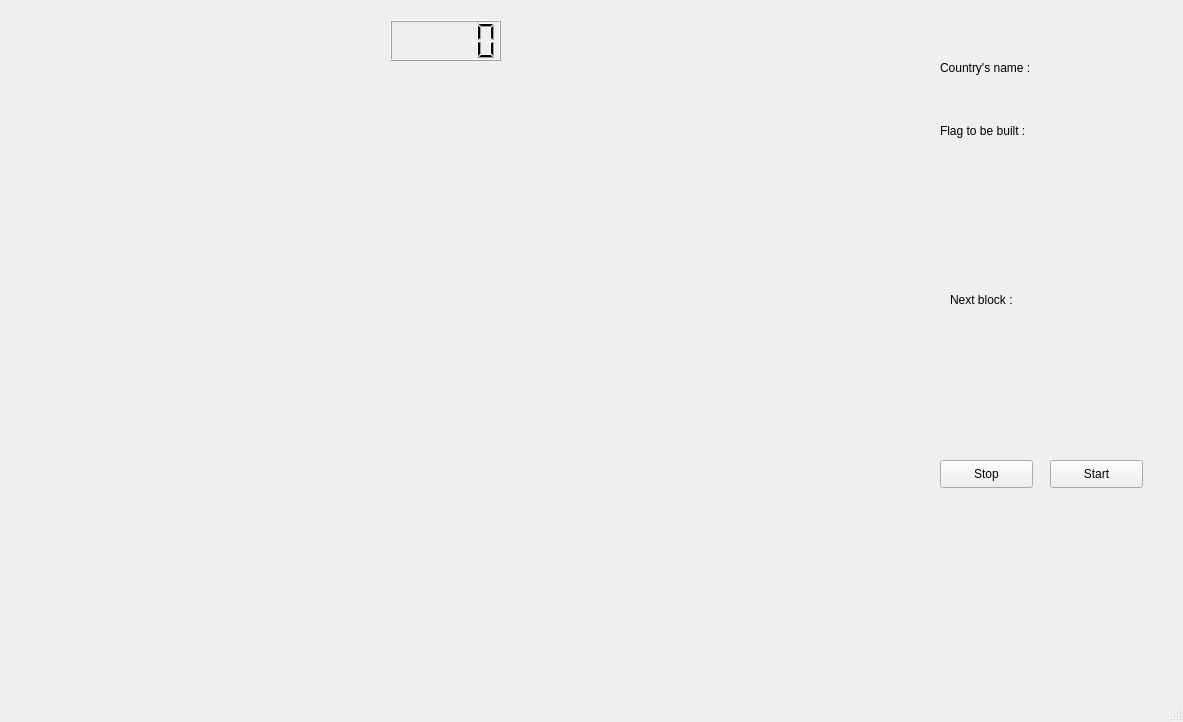
<?xml version="1.0" encoding="UTF-8"?>
<ui version="4.0">
 <class>MainWindow</class>
 <widget class="QMainWindow" name="MainWindow">
  <property name="geometry">
   <rect>
    <x>0</x>
    <y>0</y>
    <width>1183</width>
    <height>722</height>
   </rect>
  </property>
  <property name="windowTitle">
   <string>MainWindow</string>
  </property>
  <widget class="QWidget" name="centralwidget">
   <widget class="QPushButton" name="StartButton">
    <property name="geometry">
     <rect>
      <x>1050</x>
      <y>460</y>
      <width>93</width>
      <height>28</height>
     </rect>
    </property>
    <property name="text">
     <string>Start</string>
    </property>
   </widget>
   <widget class="QPushButton" name="StopButton">
    <property name="geometry">
     <rect>
      <x>940</x>
      <y>460</y>
      <width>93</width>
      <height>28</height>
     </rect>
    </property>
    <property name="text">
     <string>Stop</string>
    </property>
   </widget>
   <widget class="QLabel" name="FlagLabel">
    <property name="geometry">
     <rect>
      <x>940</x>
      <y>120</y>
      <width>171</width>
      <height>21</height>
     </rect>
    </property>
    <property name="autoFillBackground">
     <bool>true</bool>
    </property>
    <property name="text">
     <string>Flag to be built :</string>
    </property>
   </widget>
   <widget class="QLabel" name="videoLabel">
    <property name="geometry">
     <rect>
      <x>80</x>
      <y>70</y>
      <width>800</width>
      <height>600</height>
     </rect>
    </property>
    <property name="autoFillBackground">
     <bool>true</bool>
    </property>
    <property name="text">
     <string/>
    </property>
   </widget>
   <widget class="QLabel" name="flagPicture">
    <property name="geometry">
     <rect>
      <x>990</x>
      <y>160</y>
      <width>100</width>
      <height>100</height>
     </rect>
    </property>
    <property name="autoFillBackground">
     <bool>true</bool>
    </property>
    <property name="text">
     <string/>
    </property>
   </widget>
   <widget class="QLabel" name="label_2">
    <property name="geometry">
     <rect>
      <x>950</x>
      <y>290</y>
      <width>141</width>
      <height>20</height>
     </rect>
    </property>
    <property name="text">
     <string>Next block :</string>
    </property>
   </widget>
   <widget class="QLabel" name="cube_label">
    <property name="geometry">
     <rect>
      <x>1000</x>
      <y>330</y>
      <width>81</width>
      <height>81</height>
     </rect>
    </property>
    <property name="autoFillBackground">
     <bool>true</bool>
    </property>
    <property name="text">
     <string/>
    </property>
   </widget>
   <widget class="QLCDNumber" name="lcdNumber">
    <property name="geometry">
     <rect>
      <x>390</x>
      <y>20</y>
      <width>111</width>
      <height>41</height>
     </rect>
    </property>
   </widget>
   <widget class="QLabel" name="label">
    <property name="geometry">
     <rect>
      <x>940</x>
      <y>60</y>
      <width>131</width>
      <height>16</height>
     </rect>
    </property>
    <property name="text">
     <string>Country's name :</string>
    </property>
   </widget>
   <widget class="QLabel" name="CountryName">
    <property name="geometry">
     <rect>
      <x>940</x>
      <y>80</y>
      <width>231</width>
      <height>21</height>
     </rect>
    </property>
    <property name="sizePolicy">
     <sizepolicy hsizetype="Preferred" vsizetype="Preferred">
      <horstretch>3</horstretch>
      <verstretch>3</verstretch>
     </sizepolicy>
    </property>
    <property name="baseSize">
     <size>
      <width>3</width>
      <height>3</height>
     </size>
    </property>
    <property name="autoFillBackground">
     <bool>true</bool>
    </property>
    <property name="text">
     <string/>
    </property>
   </widget>
  </widget>
  <widget class="QMenuBar" name="menubar">
   <property name="geometry">
    <rect>
     <x>0</x>
     <y>0</y>
     <width>1183</width>
     <height>26</height>
    </rect>
   </property>
  </widget>
  <widget class="QStatusBar" name="statusbar"/>
 </widget>
 <resources/>
 <connections/>
</ui>
